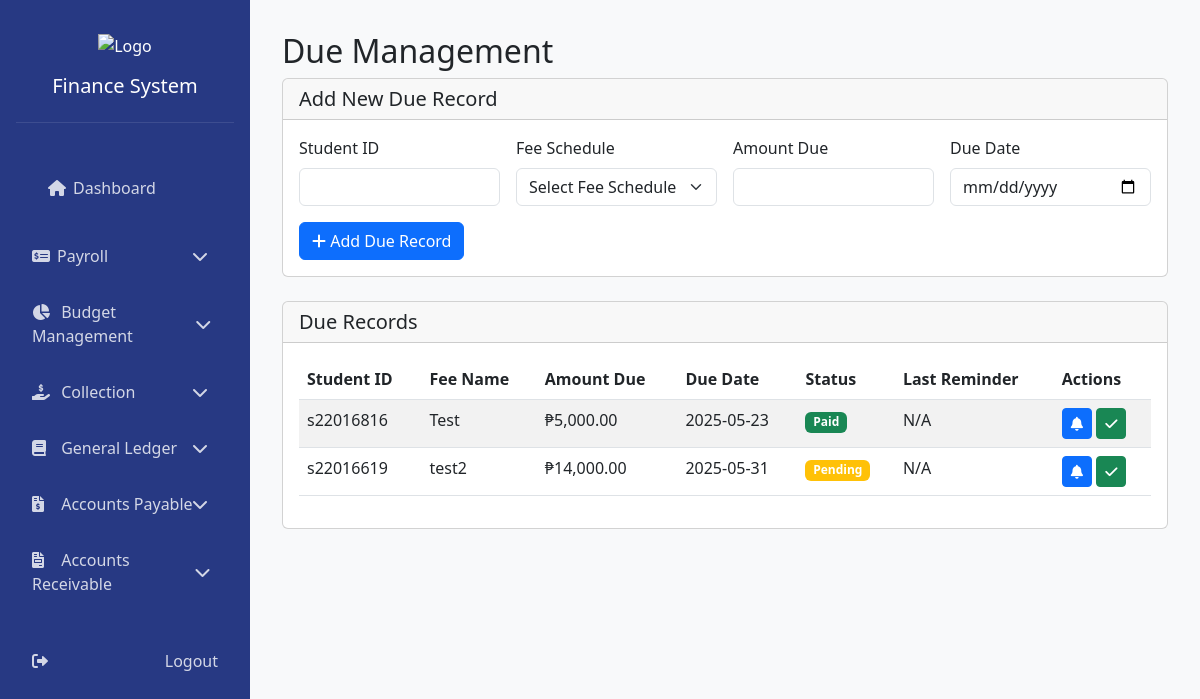
Screenshot of /modules/collection/dues.php (signed in) with the database file from the repository.
### tables this page shows
CREATE TABLE `due_records` (
  `id` int(11) NOT NULL,
  `student_id` varchar(50) NOT NULL,
  `fee_schedule_id` int(11) NOT NULL,
  `amount_due` decimal(10,2) NOT NULL,
  `due_date` date NOT NULL,
  `status` enum('pending','partial','paid') DEFAULT 'pending',
  `created_at` timestamp NOT NULL DEFAULT current_timestamp(),
  `updated_at` timestamp NOT NULL DEFAULT current_timestamp() ON UPDATE current_timestamp()
);

CREATE TABLE `fee_schedules` (
  `id` int(11) NOT NULL,
  `fee_name` varchar(100) NOT NULL,
  `amount` decimal(10,2) NOT NULL,
  `due_date` date NOT NULL,
  `description` text DEFAULT NULL,
  `created_at` timestamp NOT NULL DEFAULT current_timestamp(),
  `updated_at` timestamp NOT NULL DEFAULT current_timestamp() ON UPDATE current_timestamp()
);

### modules/collection/dues.php (the view, shortened to what this page needs)
<?php
$db = new Database();
$conn = $db->getConnection('collection');
$due_records = $conn->query("
    SELECT dr.*, fs.fee_name
    FROM due_records dr
    LEFT JOIN fee_schedules fs ON dr.fee_schedule_id = fs.id
    ORDER BY dr.due_date
")->fetchAll(PDO::FETCH_ASSOC);
?>
<!DOCTYPE html>
<html lang="en">
<head>
    <link href="https://cdn.jsdelivr.net/npm/bootstrap@5.3.0/dist/css/bootstrap.min.css" rel="stylesheet">
    <link href="https://cdnjs.cloudflare.com/ajax/libs/font-awesome/6.0.0/css/all.min.css" rel="stylesheet">
    <link href="../../css/style.css" rel="stylesheet">
</head>
<body>
    <div class="sidebar">
        <div class="sidebar-logo">
            <img src="../../logo.png" alt="Logo">
            <h5 class="mt-3">Finance System</h5>
        </div>
        <nav class="mt-4">
            <div class="nav-link active">
            <a href="../../dashboard.php" class="nav-link active">
                <i class="fas fa-home"></i> Dashboard
            </a>
            </div>
            <div class="nav-link">
                <div><i class="fas fa-money-check-alt"></i>Payroll</div>
                <i class="fas fa-chevron-down arrow"></i>
            </div>
            <div class="nav-link">
                <div><i class="fas fa-chart-pie"></i> Budget Management</div>
                <i class="fas fa-chevron-down arrow"></i>
            </div>
            <div class="nav-link">
                <div><i class="fas fa-hand-holding-usd"></i> Collection</div>
                <i class="fas fa-chevron-down arrow"></i>
            </div>
            <div class="nav-link">
                <div><i class="fas fa-book"></i> General Ledger</div>
                <i class="fas fa-chevron-down arrow"></i>
            </div>
            <div class="nav-link">
                <div><i class="fas fa-file-invoice-dollar"></i> Accounts Payable</div>
                <i class="fas fa-chevron-down arrow"></i>
            </div>
            <div class="nav-link">
                <div><i class="fas fa-file-invoice"></i> Accounts Receivable</div>
                <i class="fas fa-chevron-down arrow"></i>
            </div>
            <a href="../../logout.php" class="nav-link mt-4">
                <i class="fas fa-sign-out-alt"></i> Logout
            </a>
        </nav>
    </div>
    <div class="main-content">
        <h2>Due Management</h2>
        <div class="card mb-4">
            <div class="card-header">
                <h5 class="mb-0">Add New Due Record</h5>
            </div>
            <div class="card-body">
                <form method="POST" class="row g-3">
                    <div class="col-md-3">
                        <label class="form-label">Student ID</label>
                        <input type="text" name="student_id" class="form-control" required>
                    </div>
                    <div class="col-md-3">
                        <label class="form-label">Fee Schedule</label>
                        <select name="fee_schedule_id" class="form-select" required>
                            <option value="">Select Fee Schedule</option>
                        </select>
                    </div>
                    <div class="col-md-3">
                        <label class="form-label">Amount Due</label>
                        <input type="number" name="amount_due" class="form-control" step="0.01" required>
                    </div>
                    <div class="col-md-3">
                        <label class="form-label">Due Date</label>
                        <input type="date" name="due_date" class="form-control" required>
                    </div>
                    <div class="col-12">
                        <button type="submit" name="add_due" class="btn btn-primary">
                            <i class="fas fa-plus"></i> Add Due Record
                        </button>
                    </div>
                </form>
            </div>
        </div>
        <div class="card">
            <div class="card-header">
                <h5 class="mb-0">Due Records</h5>
            </div>
            <div class="card-body">
                <div class="table-responsive">
                    <table class="table table-striped">
                        <thead>
                            <tr>
                                <th>Student ID</th>
                                <th>Fee Name</th>
                                <th>Amount Due</th>
                                <th>Due Date</th>
                                <th>Status</th>
                                <th>Last Reminder</th>
                                <th>Actions</th>
                            </tr>
                        </thead>
                        <tbody>
                            <?php foreach ($due_records as $due): ?>
                            <tr>
                                <td><?php echo htmlspecialchars($due['student_id']); ?></td>
                                <td><?php echo htmlspecialchars($due['fee_name']); ?></td>
                                <td>₱<?php echo number_format($due['amount_due'], 2); ?></td>
                                <td><?php echo date('Y-m-d', strtotime($due['due_date'])); ?></td>
                                <td>
                                    <span class="badge bg-<?php echo $due['status'] === 'paid' ? 'success' : ($due['status'] === 'overdue' ? 'danger' : 'warning'); ?>">
                                        <?php echo ucfirst($due['status']); ?>
                                    </span>
                                </td>
                                <td><?php echo ($due['last_reminder_date'] ?? null) ? date('Y-m-d', strtotime($due['last_reminder_date'])) : 'N/A'; ?></td>
                                <td>
                                    <button class="btn btn-sm btn-primary send-reminder" title="Send Reminder" data-due-id="<?php echo $due['id']; ?>">
                                        <i class="fas fa-bell"></i>
                                    </button>
                                    <button class="btn btn-sm btn-success mark-paid" title="Mark as Paid" data-due-id="<?php echo $due['id']; ?>">
                                        <i class="fas fa-check"></i>
                                    </button>
                                </td>
                            </tr>
                            <?php endforeach; ?>
                        </tbody>
                    </table>
                </div>
            </div>
        </div>
    </div>
    </body>
</html>

### css/style.css (style rules this page uses)
:root { --sidebar-width: 250px; }
body { background: #f8f9fa; }
.sidebar { width: var(--sidebar-width); height: 100vh; position: fixed; left: 0; top: 0; background: #273983; padding: 1rem; color: white; }
.main-content { margin-left: var(--sidebar-width); padding: 2rem; }
.sidebar-logo { text-align: center; padding: 1rem 0; border-bottom: 1px solid rgba(255,255,255,0.1); }
.sidebar-logo img { width: 80px; height: auto; }
.nav-link { color: rgba(255,255,255,0.8); padding: 0.8rem 1rem; margin: 0.2rem 0; border-radius: 5px; display: flex; justify-content: space-between; align-items: center; cursor: pointer; }
.nav-link i { width: 25px; }
.nav-link .arrow { transition: transform 0.3s; }

### rows the page displays
due_records: student "s22016816", fee_schedule.fee_name "Test", amount_due "5,000.00", due_date "2025-05-23", status "Paid"
due_records: student "s22016619", fee_schedule.fee_name "test2", amount_due "14,000.00", due_date "2025-05-31", status "Pending"
